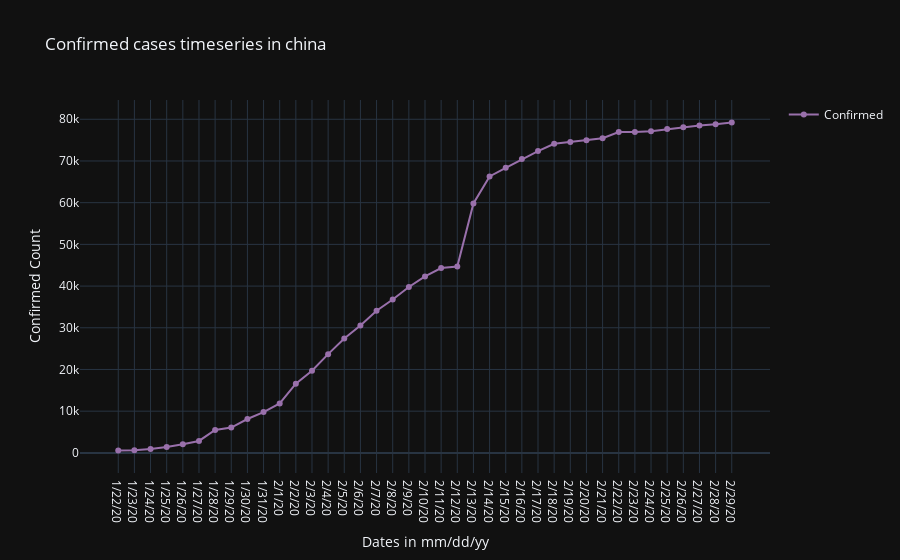

The notebook cell this image was saved under:
### Code cell
#CHINA CONFIRMED CASES
fig_china_confirmed = go.Figure()
fig_china_confirmed.add_trace(go.Scatter(x=CHINA_MAIN_FRAME['Date'], y=CHINA_MAIN_FRAME['Confirmed cases in Main Land China'], name="Confirmed",
                         line_color='#9970AB',mode='lines+markers'))
fig_china_confirmed.update_layout(title="Confirmed cases timeseries in china",template="plotly_dark",xaxis_title="Dates in mm/dd/yy",
    yaxis_title="Confirmed Count",showlegend=True)

fig_china_confirmed.show()

### Figure 1 — Plotly figure (JSON) as saved in the notebook; plotly's stock layout.template omitted (floating-point values rounded to 4 significant figures)
{"data": [{"line": {"color": "#9970AB"}, "mode": "lines+markers", "name": "Confirmed", "type": "scatter", "x": ["1/22/20", "1/23/20", "1/24/20", "1/25/20", "1/26/20", "1/27/20", "1/28/20", "1/29/20", "1/30/20", "1/31/20", "2/1/20", "2/2/20", "2/3/20", "2/4/20", "2/5/20", "2/6/20", "2/7/20", "2/8/20", "2/9/20", "2/10/20", "2/11/20", "2/12/20", "2/13/20", "2/14/20", "2/15/20", "2/16/20", "2/17/20", "2/18/20", "2/19/20", "2/20/20", "2/21/20", "2/22/20", "2/23/20", "2/24/20", "2/25/20", "2/26/20", "2/27/20", "2/28/20", "2/29/20"], "y": [547, 639, 916, 1399, 2062, 2863, 5494, 6070, 8124, 9783, 11871, 16607, 19693, 23680, 27409, 30553, 34075, 36778, 39790, 42306, 44327, 44699, 59832, 66292, 68347, 70446, 72364, 74139, 74546, 74999, 75472, 76922, 76938, 77152, 77660, 78065, 78498, 78824, 79251]}], "layout": {"showlegend": true, "title": {"text": "Confirmed cases timeseries in china"}, "xaxis": {"title": {"text": "Dates in mm/dd/yy"}}, "yaxis": {"title": {"text": "Confirmed Count"}}}}
